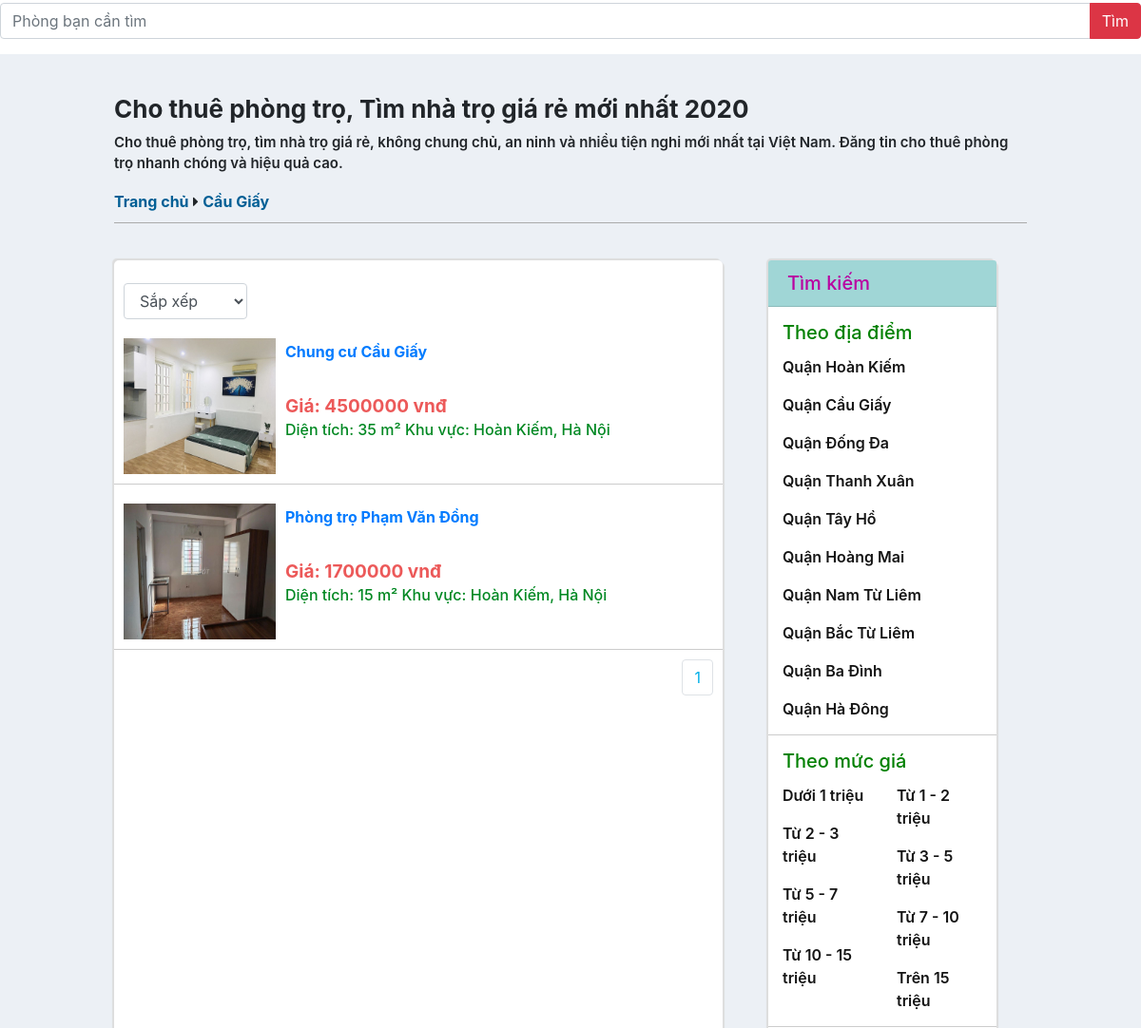
/Frontend/index.php?controller=products&action=locations&id=1 (middle part), run on an earlier commit of the app's database.
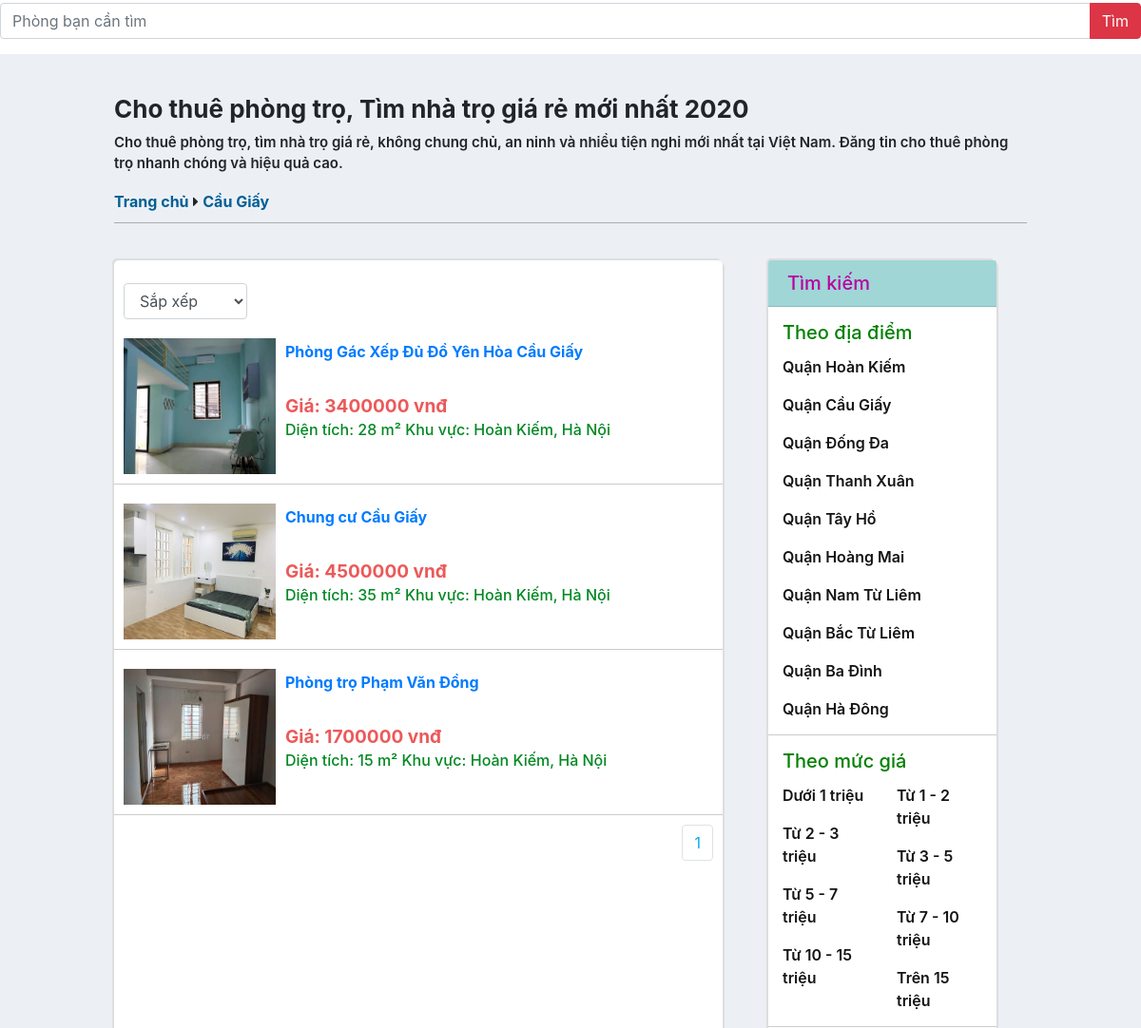
And on a later commit of the database.
### tables this page shows
CREATE TABLE `location` (
  `id` int(11) NOT NULL,
  `name` varchar(500) NOT NULL
);

CREATE TABLE `products` (
  `id` int(11) NOT NULL,
  `name` varchar(500) NOT NULL,
  `photo` varchar(255) NOT NULL,
  `owner_id` int(11) NOT NULL,
  `category_id` int(11) NOT NULL,
  `location_id` int(11) NOT NULL,
  `address` varchar(500) NOT NULL,
  `title` varchar(500) NOT NULL,
  `description` varchar(4000) NOT NULL,
  `area` double NOT NULL,
  `discount` double NOT NULL,
  `chung_chu` int(11) NOT NULL,
  `phong_tam` varchar(500) NOT NULL,
  `phong_bep` varchar(500) NOT NULL,
  `dieu_hoa` int(11) NOT NULL,
  `ban_cong` int(11) NOT NULL,
  `hot` int(11) NOT NULL,
  `gia_dien_nuoc` varchar(255) NOT NULL,
  `price` double NOT NULL,
  `quantities` int(11) NOT NULL,
  `date` date NOT NULL
);

### Frontend/Controllers/ProductsController.php (called while the page is built, shortened)
<?php
	include "Models/ProductsModel.php";
	class ProductsController extends ProductsModel{
		public function Locations(){
			$location_id = isset($_GET["id"]) ? $_GET["id"] : 0;
			$recordPerPage = 6;
			$numPage = ceil($this->modelTotalLocation($location_id)/$recordPerPage);
			$listRecordLocation = $this->modelReadLocation($location_id,$recordPerPage);
			include "Views/ProductsLocationView.php";
		}
	}
 ?>

### Frontend/Models/ProductsModel.php (called while the page is built, shortened)
<?php
	class ProductsModel
	{
		public function modelReadLocation($location_id,$recordPerPage){
			$total = $this->modelTotalLocation($location_id);
			$numPage = ceil($total/$recordPerPage);
			$page = isset($_GET["p"]) && $_GET["p"] > 0 ? $_GET["p"]-1 : 0;
			$from = $page * $recordPerPage;
			$conn = Connection::getInstance();
			$sqlOrderBy=" order by id desc ";
			$sort= isset($_GET["sort"]) ? $_GET["sort"] : "";
			$query = $conn->query("select * from products where location_id=$location_id $sqlOrderBy limit $from, $recordPerPage");
			return $query->fetchAll();
		}
		public function modelTotalLocation($location_id){
			$conn = Connection::getInstance();
			$query = $conn->query("select id from products where location_id=$location_id order by id desc");
			return $query->rowCount();
		}
		public function modelGetLocation($location_id){
			$conn = Connection::getInstance();
			$query = $conn->query("select name from location where id = $location_id");
			$result = $query->fetch();
			return $result->name;
		}
	}
 ?>

### Frontend/Views/ProductsLocationView.php (the view, shortened to what this page needs)
<div class="main-title">
    <h4>Cho thuê phòng trọ, Tìm nhà trọ giá rẻ mới nhất 2020</h4>
    <p>Cho thuê phòng trọ, tìm nhà trọ giá rẻ, không chung chủ, an ninh và nhiều tiện nghi mới nhất tại Việt Nam. Đăng tin cho thuê phòng trọ nhanh chóng và hiệu quả cao.</p>
    <a class="home" href="index.php">Trang chủ</a>
    <i class="fa fa-caret-right" aria-hidden="true"></i>
    <a ><?php echo $this->modelGetLocation($location_id); ?></a>
</div><br>
<div class="main-content row">
    <div class="danhsachphong col-md-12 col-lg-8">
    	<br>
    	<div class="container">
    	    <div class="col-lg-3 pull-right text-right" style="position: absolute;left: -5px;">
    	        <select class="form-control" onchange="location.href ='index.php?controller=products&action=locations&id=<?php echo $location_id?>&sort='+this.value;">
    	          <option value="0">Sắp xếp</option>
    	        </select>
    	    </div>
    	</div>
    	<br><br>
    	<?php foreach($listRecordLocation as $rows): ?>
    		<div class="phong d-flex">
    		    <img style="height: 143px;" src="../Assets/Upload/products/<?php echo $rows->photo ?>" alt="">
    		    <div>
    		        <h6><a href="#"><?php echo $rows->name; ?></a></h6>
    		        <p class="tomtat"></p>
    		        <p class="gia">Giá: <?php echo $rows->price; ?> vnđ</p>
    		        <p class="dientich">Diện tích: <?php echo $rows->area; ?> m² <span></span> Khu vực: Hoàn Kiếm, Hà Nội</p>
    		    </div>
    		</div>
    	<?php endforeach; ?>
    		<nav aria-label="...">
    		    <ul class="pagination">
    			  	<?php for($i = 1; $i <= $numPage; $i++): ?>
    			    	<li class="page-item"><a style="color: #00afe8;" class="page-link" href="index.php?controller=products&action=locations&id=<?php echo $category_id; ?>&p=<?php echo $i; ?>"><?php echo $i;?></a></li>
    			    <?php endfor; ?>
    			  </ul>
    		</nav>
    </div>
     <div class="timkiemphong col-md-12 col-lg-3">
        <div class="card">
                <h5 class="card-header">Tìm kiếm</h5>
                <div class="card-body khuvuc">
                    <h5 class="card-title">Theo địa điểm</h5>
                    <p class="card-text"><a href="index.php?controller=products&action=locations&id=3">Quận Hoàn Kiếm</a></p>
                    <p class="card-text"><a href="index.php?controller=products&action=locations&id=1">Quận Cầu Giấy</a></p>
                    <p class="card-text"><a href="index.php?controller=products&action=locations&id=2">Quận Đống Đa</a></p>
                    <p class="card-text"><a href="index.php?controller=products&action=locations&id=7">Quận Thanh Xuân</a></p>
                    <p class="card-text"><a href="index.php?controller=products&action=locations&id=10">Quận Tây Hồ</a></p>
                    <p class="card-text"><a href="index.php?controller=products&action=locations&id=4">Quận Hoàng Mai</a></p>
                    <p class="card-text"><a href="index.php?controller=products&action=locations&id=5">Quận Nam Từ Liêm</a></p>
                    <p class="card-text"><a href="index.php?controller=products&action=locations&id=6">Quận Bắc Từ Liêm</a></p>
                    <p class="card-text"><a href="index.php?controller=products&action=locations&id=9">Quận Ba Đình</a></p>
                    <p class="card-text"><a href="index.php?controller=products&action=locations&id=8">Quận Hà Đông</a></p>
                </div>
                <div class="card-body mucgia">
                    <h5 class="card-title">Theo mức giá</h5>
                    <div class="row">
                        <div class="col-6">
                            <p class="card-text"><a href="#">Dưới 1 triệu</a></p>
                            <p class="card-text"><a href="#">Từ 2 - 3  triệu</a></p>
                            <p class="card-text"><a href="#">Từ 5 - 7 triệu</a></p>
                            <p class="card-text"><a href="#">Từ 10 - 15 triệu</a></p>
                        </div>
                        <div class="col-6">
                            <p class="card-text"><a href="#">Từ 1 - 2 triệu</a></p>
                            <p class="card-text"><a href="#">Từ 3 - 5 triệu</a></p>
                            <p class="card-text"><a href="#">Từ 7 - 10 triệu</a></p>
                            <p class="card-text"><a href="#">Trên 15 triệu</a></p>
                        </div>
                    </div>
                </div>
          </div>
     </div>
</div>

### Frontend/index.php (shortened to what this page needs)
<?php
	$controller = isset($_GET["controller"]) ? $_GET["controller"] : "Home";
	$classController = $controller."Controller";
	$fileController = "Controllers/".ucfirst($controller)."Controller.php";
   if(isset($_GET["controller"]) == false){
		include "Views/LayoutTrangChu.php";
   }
   else if($_GET["controller"]=="account" && $_GET["action"]=="login"){
   		include "Views/LoginView.php";
   }
   else if($_GET["controller"]=="account" && $_GET["action"]=="register"){
   		include "Views/RegisterView.php";
   }
   else if($_GET["controller"]=="account" && $_GET["action"]=="read"){
   		include "Views/RegisterView.php";
   }
	else{
		include "Views/LayoutTrangTrong.php";
	}
 ?>

### Frontend/Views/LayoutTrangTrong.php (shortened to what this page needs)
<!DOCTYPE html>
<html lang="en">
<head>
    <link rel="stylesheet" href="../Assets/Frontend/css/bootstrap.min.css">
    <link rel="stylesheet" href="../Assets/Frontend/icon_font/font-awesome/css/font-awesome.min.css">
    <link rel="stylesheet" href="../Assets/Frontend/css/trangchu.css">
    <link rel="stylesheet" href="../Assets/Frontend/css/trangdanhmuc.css">
    <link rel="stylesheet" href="../Assets/Frontend/css/trangchitiet.css">
    <link rel="stylesheet" href="../Assets/Frontend/css/trangtintuc.css">
</head>
<body>
    <?php include "Views/NavbarVIew.php";?>
    <div class="main">
                <?php
                    if(file_exists($fileController)){
                        if(class_exists($classController)){
                            $obj= new $classController();
                            $obj->$action();
                        }
                    }
                ?>
    </div>
</body>
</html>

### Frontend/Views/NavbarView.php (shortened to what this page needs)
<header class=" container-fluid">
    <div class="banner container-fluid">
        <div class="box-search">
            <div class="search-content">
                <form action="" id="search">
                    <div class="input-group mb-3">
                        <input type="text" autocomplete="off" onkeyup="smartSearch();" class="form-control" placeholder="Phòng bạn cần tìm" aria-label="Recipient's username" aria-describedby="button-addon2" id="key">
                        <div class="input-group-append">
                          <button class="btn btn-danger" type="button" id="button-addon2">Tìm</button>
                        </div>
                    </div>
                </form>
            </div>
        </div>
    </div>
</header>

### Assets/Frontend/css/trangchu.css (style rules this page uses)
.container-fluid { padding: 0 !important; margin: 0 !important; }
.banner { position: relative; width: 100%; padding: 0 !important;margin: 0 !important; }
.main { background: #ecf0f5; padding-bottom: 60px; }

### Assets/Frontend/css/trangdanhmuc.css (style rules this page uses)
.main-title { width: 80%; margin: auto; padding-top: 30px;padding-bottom: 10px; border-bottom: 1px solid #aaaaaa; }
.main-title a { font-size: 16px; font-weight: bold; color: #015F95; }
.main-title h4 { font-size: 26px; font-weight: bold; margin-top: 12px; }
.main-title p { font-size: 15px; font-weight: 600; }
.main-content { width: 80%; margin: auto; margin-top: 30px; }
.main-content>div { padding: 0; }
.danhsachphong { background: white; z-index: 100px; border-radius: 5px; box-shadow: 2px 2px 1px #dddddd, -2px -2px 1px #dddddd; }
.phong { border-bottom: 1px solid #ccc; margin-bottom: 10px; padding:10px; }
.phong img { width: 160px; height: 115px; }
.phong>div { padding: 5px 10px 0px; }
.phong h6 { color:#10438f; font-weight: bold; }
.phong .tomtat { color: rgb(66, 62, 62); font-size: 14px; margin-top: -5px; overflow: hidden; text-overflow: ellipsis; line-height: 15px; -webkit-line-clamp: 2; height: 30px; -webkit-box-orient: vertical; display: -webkit-box; }
.phong .gia { margin-top: -15px; color: rgb(236, 89, 89); font-weight: 700; font-size: 19px; }
.phong .dientich { margin-top: -18px; color: rgb(0, 136, 34); font-weight: 500; font-size: 16px; }
.danhsachphong nav { float: right; margin-right: 10px; }
.timkiemphong { margin-left: 5%; background: white; z-index: 100px; border-radius: 5px; box-shadow: 2px 2px 1px #dddddd, -2px -2px 1px #dddddd; }
.timkiemphong .card { border: none; }
.timkiemphong .card-header { color: rgb(185, 3, 161); background: rgb(160, 214, 214); }
.timkiemphong .card-title { color: green; }
.timkiemphong .card-body { border-bottom: 1px solid #cccccc; padding: 15px; }
.timkiemphong a { color: #141414; font-size: 16px; font-weight: 600; }

### Web_Frontend/css/trangtintuc.css (style rules this page uses)
.main-content { margin-top: 15px; }

What changed in the data, as far as the page shows it:
added products: photo (picture), name "Phòng Gác Xếp Đủ Đồ Yên Hòa Cầu Giấy", price "3400000", area "28"
